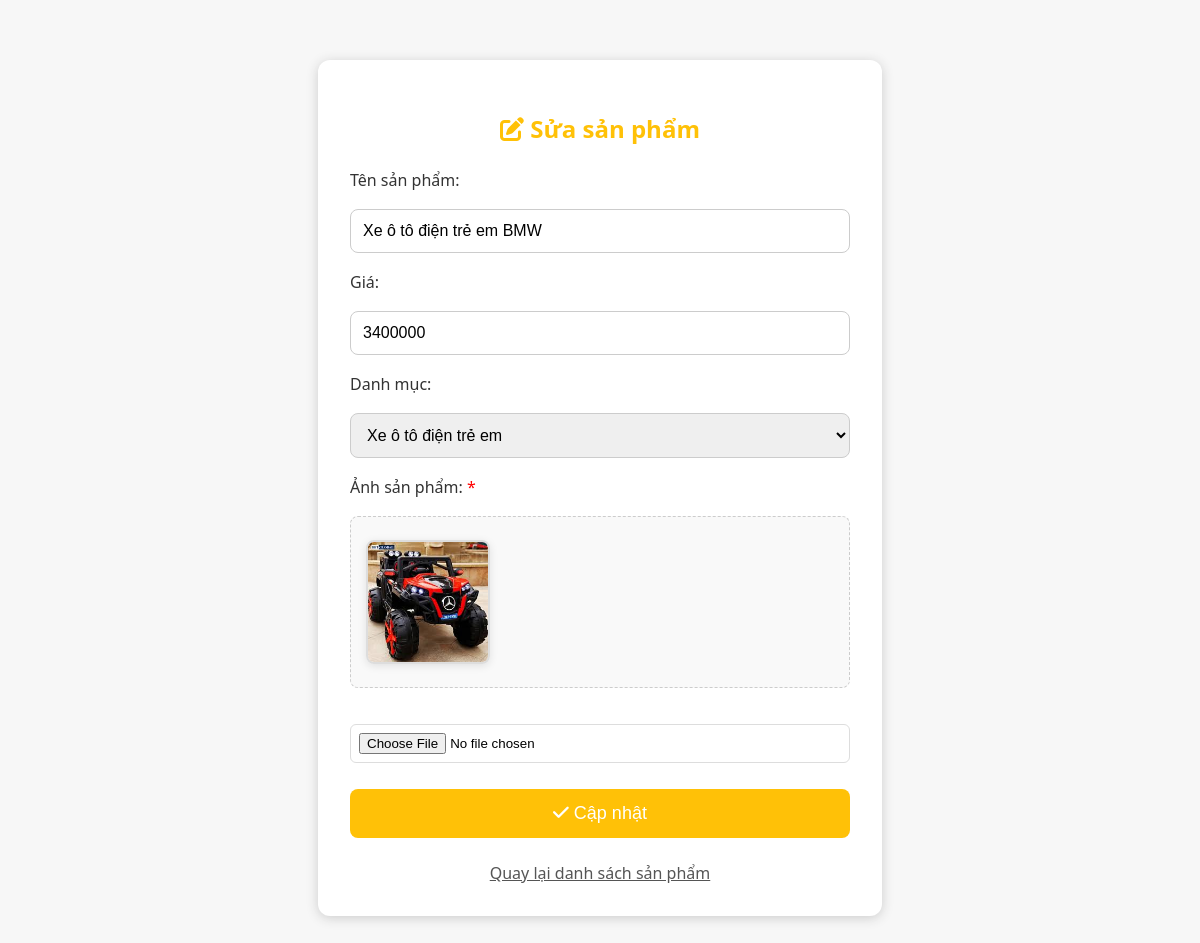
/Admin/index.php?controller=product&action=edit&id=2 (signed in), run on the app's committed database.
### tables this page shows
CREATE TABLE products (
    id INT AUTO_INCREMENT PRIMARY KEY,
    name VARCHAR(255) NOT NULL,
    price INT NOT NULL,
    image VARCHAR(255),
    image_blob LONGBLOB,
    description TEXT,
    category VARCHAR(50) DEFAULT '',
    created_at TIMESTAMP DEFAULT CURRENT_TIMESTAMP
);

CREATE TABLE categories (
    id INT AUTO_INCREMENT PRIMARY KEY,
    name VARCHAR(255) NOT NULL,
    code VARCHAR(50) NOT NULL,
    created_at TIMESTAMP DEFAULT CURRENT_TIMESTAMP
);

### controllers/ProductController.php (called while the page is built, shortened)
<?php
class ProductController
{
    public function __construct()
    {
        require_once __DIR__ . '/../models/ProductModel.php';
    }
    public function edit() {
        require_once __DIR__ . '/../models/ProductModel.php';
        require_once __DIR__ . '/../models/CategoryModel.php';
        $model = new ProductModel();
        $catModel = new CategoryModel();
        $id = $_GET['id'] ?? null;
        $product = $model->getProductById($id);
        $categories = $catModel->getAll();
        require_once dirname(__DIR__) . '/Admin/Views/ProductUpdateForm.php';
    }
}
?>

### commons/function.php (called while the page is built, shortened)
<?php
function connectDB() {
    $host = DB_HOST;
    $port = DB_PORT;
    $dbname = DB_NAME;
    try {
        $conn = new PDO("mysql:host=$host;port=$port;dbname=$dbname", DB_USERNAME, DB_PASSWORD);
        $conn->setAttribute(PDO::ATTR_ERRMODE, PDO::ERRMODE_EXCEPTION);
        $conn->setAttribute(PDO::ATTR_DEFAULT_FETCH_MODE, PDO::FETCH_ASSOC);
        return $conn;
    } catch (PDOException $e) {
        echo ("Connection failed: " . $e->getMessage());
    }
}

### models/ProductModel.php (called while the page is built, shortened)
<?php
require_once __DIR__ . '/../commons/function.php';
class ProductModel
{
    public $conn;
    public function __construct()
    {
        $this->conn = connectDB();
    }
    public function getProductById($id)
    {
        $stmt = $this->conn->prepare("SELECT * FROM products WHERE id = ?");
        $stmt->execute([$id]);
        return $stmt->fetch();
    }
}
?>

### models/CategoryModel.php (called while the page is built, shortened)
<?php
require_once __DIR__ . '/../commons/function.php';
class CategoryModel {
    private $conn;
    public function __construct() {
        $this->conn = connectDB();
    }
    public function getAll() {
        $stmt = $this->conn->prepare('SELECT * FROM categories ORDER BY id DESC');
        $stmt->execute();
        return $stmt->fetchAll();
    }
}

### Admin/Views/ProductUpdateForm.php (the view, shortened to what this page needs)
<!DOCTYPE html>
<html lang="vi">
<head>
    <link rel="stylesheet" href="https://cdnjs.cloudflare.com/ajax/libs/font-awesome/6.4.0/css/all.min.css">
</head>
<body>
    <div class="container">
        <h2><i class="fa-solid fa-pen-to-square"></i> Sửa sản phẩm</h2>
        <?php if (empty($product) || empty($categories)): ?>
        <div style="color:red;text-align:center;margin:40px;">Không tìm thấy dữ liệu sản phẩm hoặc danh mục!</div>
        <?php else: ?>
        <form method="post" enctype="multipart/form-data">
            <label for="name">Tên sản phẩm:</label>
            <input type="text" name="name" id="name" value="<?= htmlspecialchars($product['name']) ?>" required>
            <label for="price">Giá:</label>
            <input type="number" name="price" id="price" value="<?= htmlspecialchars($product['price']) ?>" required>
            <label for="category_id">Danh mục:</label>
            <select name="category" id="category" required>
                <?php foreach ($categories as $cat): ?>
                <option value="<?= htmlspecialchars($cat['code']) ?>"
                    <?= ($cat['code'] == $product['category']) ? 'selected' : '' ?>>
                    <?= htmlspecialchars($cat['name']) ?></option>
                <?php endforeach; ?>
            </select>
            <label for="image">Ảnh sản phẩm: <span style="color: red;">*</span></label>
            <div id="image-preview-container" style="margin-bottom: 10px;">
                <?php if (!empty($product['image'])): ?>
                <img id="current-image" src="/mvc-oop-basic-duanmau/uploads/imgproduct/<?= htmlspecialchars($product['image']) ?>"
                    class="product-img" style="display: block;">
                <?php else: ?>
                <img id="current-image" src="" class="product-img" style="display: none;">
                <?php endif; ?>
            </div>
            <input type="file" name="image" id="image" accept="image/*" onchange="previewImage(this)">
            <button type="submit"><i class="fa-solid fa-check"></i> Cập nhật</button>
        </form>
        <?php endif; ?>
        <div class="back-link">
            <a href="/mvc-oop-basic-duanmau/Admin/index.php?controller=product&action=list">Quay lại danh sách sản
                phẩm</a>
        </div>
    </div>
</body>
</html>

### Admin/Views/ProductUpdateForm.php (style rules this page uses)
body { background: #f7f7f7; font-family: 'Segoe UI', Arial, sans-serif; }
.container { max-width: 500px; margin: 60px auto; background: #fff; border-radius: 12px; box-shadow: 0 2px 12px #ccc; padding: 32px; }
h2 { text-align: center; color: #ffc107; margin-bottom: 24px; }
form { display: flex; flex-direction: column; gap: 18px; }
label { font-size: 16px; color: #333; }
input[type="text"], input[type="number"], select { padding: 12px; border-radius: 8px; border: 1px solid #ccc; font-size: 16px; }
input[type="file"] { margin-top: 8px; }
.product-img { width: 120px; height: 120px; object-fit: cover; border-radius: 8px; box-shadow: 0 2px 8px rgba(0,0,0,0.1); margin: 8px 0; border: 2px solid #ddd; transition: all 0.3s ease; }
#image-preview-container { text-align: center; background: #f9f9f9; padding: 15px; border-radius: 8px; border: 1px dashed #ccc; }
input[type="file"] { margin: 8px 0; padding: 8px; border: 1px solid #ddd; border-radius: 6px; background: #fff; cursor: pointer; }
button { padding: 14px; background: #ffc107; color: #fff; border: none; border-radius: 8px; font-size: 18px; font-weight: 500; cursor: pointer; transition: background 0.2s; }
.back-link { text-align: center; margin-top: 24px; }
.back-link a { color: #555; text-decoration: underline; font-size: 16px; }

### data on the page
products: name "Xe ô tô điện trẻ em BMW", price "3400000", category "Xe ô tô điện trẻ em", image (picture)
